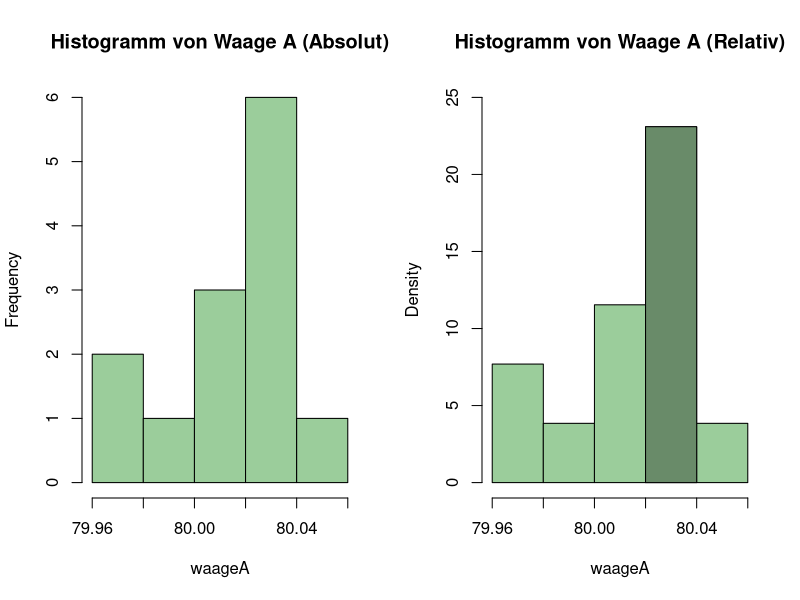

Write R code to recreate this figure.
par(mfrow = c(1, 2))
waageA <- c(79.98, 80.04, 80.02, 80.04, 80.03, 80.03, 80.04, 79.97, 80.05, 80.03, 80.02, 80.00, 80.02)
#Absolut
hist(waageA,
     main = "Histogramm von Waage A (Absolut)",
     col = "darkseagreen3",
)

#Relativ
hist(waageA,
     freq = F,
     main = "Histogramm von Waage A (Relativ)",
     col = "darkseagreen3",
     ylim = c(0, 25)
)
rect(80.02, 0, 80.04, 23.1, col="darkseagreen4")